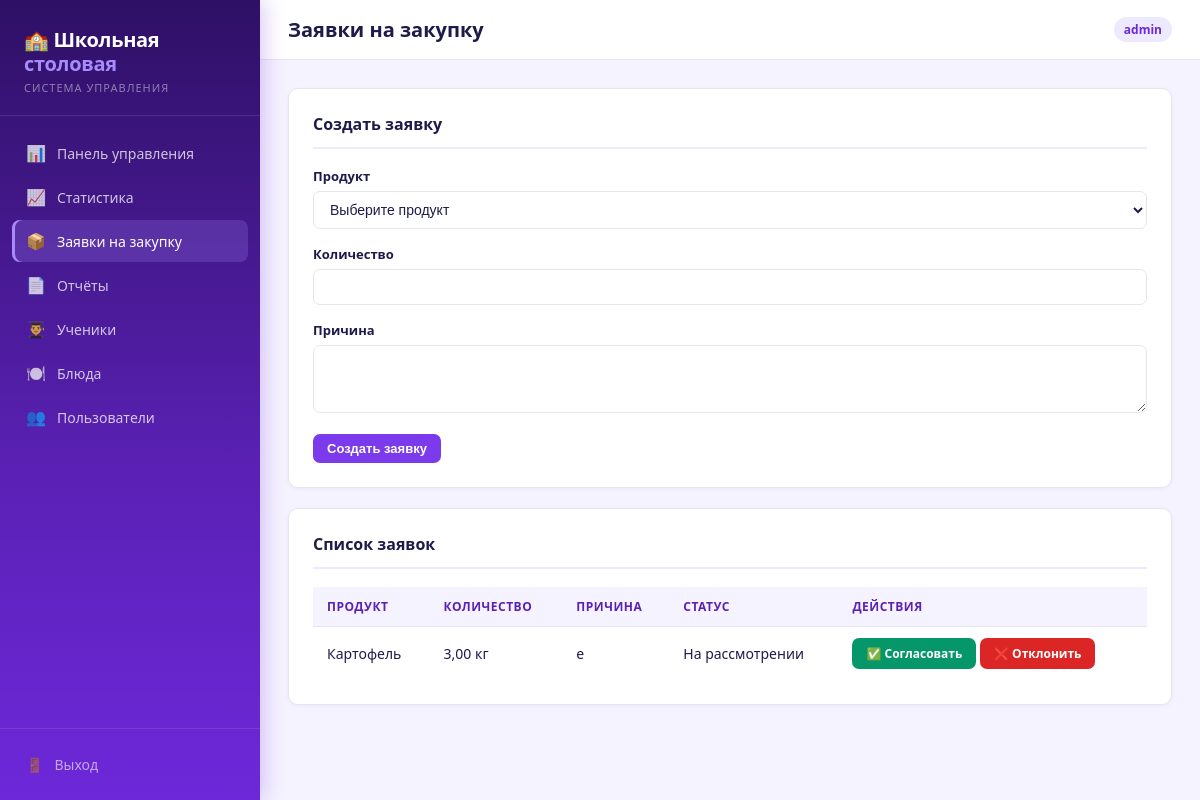
The page /purchase-requests/ (signed in) on the database its author committed.
### canteen/models.py (models this page shows, shortened)
class PurchaseRequest(models.Model):
    STATUS_CHOICES = [
        ('pending', 'На рассмотрении'),
        ('approved', 'Согласована'),
        ('rejected', 'Отклонена'),
        ('completed', 'Выполнена'),
    ]
    product = models.ForeignKey(Product, on_delete=models.CASCADE, verbose_name='Продукт')
    quantity = models.DecimalField('Количество', max_digits=10, decimal_places=2)
    reason = models.TextField('Причина закупки')
    status = models.CharField('Статус', max_length=20, choices=STATUS_CHOICES, default='pending')
    created_by = models.ForeignKey(User, on_delete=models.CASCADE, verbose_name='Кто создал', related_name='created_requests')
    approved_by = models.ForeignKey(User, on_delete=models.SET_NULL, null=True, blank=True, verbose_name='Кто согласовал', related_name='approved_requests')
    created_at = models.DateTimeField('Дата создания', auto_now_add=True)
    updated_at = models.DateTimeField('Дата обновления', auto_now=True)
    class Meta:
        verbose_name = 'Заявка на закупку'
        verbose_name_plural = 'Заявки на закупку'

class Product(models.Model):
    name = models.CharField('Название', max_length=200)
    unit = models.CharField('Единица измерения', max_length=20)
    quantity = models.DecimalField('Остаток', max_digits=10, decimal_places=2, default=0)
    min_quantity = models.DecimalField('Минимальный остаток', max_digits=10, decimal_places=2, default=10)
    class Meta:
        verbose_name = 'Продукт'
        verbose_name_plural = 'Продукты'

### canteen/views.py (the view, shortened to what this page needs)
# urls.py: path('purchase-requests/', views.admin_purchase_requests, name='admin_purchase_requests'),
@login_required
@user_passes_test(is_admin)
def admin_purchase_requests(request):
    requests = PurchaseRequest.objects.select_related('product', 'created_by', 'approved_by').all().order_by('-created_at')
    products = Product.objects.all()
    return render(request, 'canteen/admin/purchase_requests.html', {'requests': requests, 'products': products})

### canteen/views.py (called while the page is built)
def is_admin(user):
    return user.is_superuser or user.is_staff

### canteen/templates/canteen/admin/purchase_requests.html (shortened to what this page needs)
{% extends 'canteen/base.html' %}
{% block title %}Заявки на закупку{% endblock %}
{% block content %}
<div class="card">
    <h2>Создать заявку</h2>
    <form method="post">
        <div class="form-group">
            <label>Продукт</label>
            <select name="product_id" required>
                <option value="">Выберите продукт</option>
            </select>
        </div>
        <div class="form-group">
            <label>Количество</label>
            <input type="number" step="0.01" name="quantity" required>
        </div>
        <div class="form-group">
            <label>Причина</label>
            <textarea name="reason" rows="3" required></textarea>
        </div>
        <button type="submit" class="btn btn-primary">Создать заявку</button>
    </form>
</div>
<div class="card">
    <h2>Список заявок</h2>
    <table>
        <thead><tr><th>Продукт</th><th>Количество</th><th>Причина</th><th>Статус</th><th>Действия</th></tr></thead>
        <tbody>
            {% for req in requests %}
            <tr>
                <td>{{ req.product.name }}</td>
                <td>{{ req.quantity }} {{ req.product.unit }}</td>
                <td>{{ req.reason|truncatewords:5 }}</td>
                <td>{{ req.get_status_display }}</td>
                <td>
                    {% if req.status == 'pending' %}
                    <a href="/purchase-requests/{{ req.id }}/approve/" class="btn btn-success" style="font-size:12px">✅ Согласовать</a>
                    <a href="/purchase-requests/{{ req.id }}/reject/" class="btn btn-danger" style="font-size:12px">❌ Отклонить</a>
                    {% else %}
                    <span>Обработана</span>
                    {% endif %}
                </td>
            </tr>
            {% empty %}
            <tr><td colspan="5">Нет заявок</td></tr>
            {% endfor %}
        </tbody>
    </table>
</div>
{% endblock %}

### canteen/templates/canteen/base.html (shortened to what this page needs)
<!DOCTYPE html>
<html lang="ru">
<head>
</head>
<body>
    <aside class="sidebar">
        <div class="sidebar-brand">
            <div class="logo">🏫 Школьная<span> столовая</span></div>
            <div class="subtitle">Система управления</div>
        </div>
        <nav class="sidebar-nav">
            <a href="/dashboard/"  {% if request.path == '/dashboard/'         %}class="active"{% endif %}><span class="icon">📊</span>Панель управления</a>
            <a href="/statistics/" {% if request.path == '/statistics/'         %}class="active"{% endif %}><span class="icon">📈</span>Статистика</a>
            <a href="/purchase-requests/" {% if request.path == '/purchase-requests/' %}class="active"{% endif %}><span class="icon">📦</span>Заявки на закупку</a>
            <a href="/reports/"    {% if request.path == '/reports/'            %}class="active"{% endif %}><span class="icon">📄</span>Отчёты</a>
            <a href="/students/"   {% if request.path == '/students/'           %}class="active"{% endif %}><span class="icon">👨‍🎓</span>Ученики</a>
            <a href="/dishes/"     {% if request.path == '/dishes/'             %}class="active"{% endif %}><span class="icon">🍽️</span>Блюда</a>
            <a href="/users/"      {% if request.path == '/users/'              %}class="active"{% endif %}><span class="icon">👥</span>Пользователи</a>
        </nav>
        <div class="sidebar-footer">
            <a href="/logout/"><span class="icon">🚪</span>Выход</a>
        </div>
    </aside>
    <div class="main">
        <div class="topbar">
            <h1>{% block title %}Панель управления{% endblock %}</h1>
            {% if user.is_authenticated %}
            <span class="badge">{{ user.username }}</span>
            {% endif %}
        </div>
        <div class="page-content">
            {% block content %}{% endblock %}
        </div>
    </div>
</body>
</html>

### canteen/templates/canteen/base.html (style rules this page uses)
*, *::before, *::after { margin: 0; padding: 0; box-sizing: border-box; }
:root { --purple-950: #2e1065; --purple-900: #4a1d96; --purple-800: #5b21b6; --purple-700: #6d28d9; --purple-600: #7c3aed; --purple-500: #8b5cf6; --purple-400: #a78bfa; --purple-200: #ddd6fe; --purple-100: #ede9fe; --purple-50: #f5f3ff; --bg: #f5f3ff; --card-bg: #ffffff; --text: #1e1b4b; --text-muted: #6b7280; --border: #e5e7eb; --radius: 10px; --sidebar-w: 260px; }
body { font-family: 'Segoe UI', Arial, sans-serif; background: var(--bg); color: var(--text); min-height: 100vh; }
.sidebar { position: fixed; left: 0; top: 0; width: var(--sidebar-w); height: 100%; background: linear-gradient(180deg, var(--purple-950) 0%, var(--purple-800) 60%, var(--purple-700) 100%); display: flex; flex-direction: column; padding: 0; overflow: hidden; box-shadow: 4px 0 20px rgba(109,40,217,0.25); z-index: 100; }
.sidebar-brand { padding: 28px 24px 20px; border-bottom: 1px solid rgba(255,255,255,0.1); }
.sidebar-brand .logo { font-size: 20px; font-weight: 700; color: #fff; letter-spacing: -0.3px; line-height: 1.2; }
.sidebar-brand .logo span { color: var(--purple-400); }
.sidebar-brand .subtitle { font-size: 11px; color: rgba(255,255,255,0.45); margin-top: 4px; text-transform: uppercase; letter-spacing: 1px; }
.sidebar-nav { flex: 1; padding: 16px 12px; overflow-y: auto; }
.sidebar-nav a { display: flex; align-items: center; gap: 11px; color: rgba(255,255,255,0.75); text-decoration: none; padding: 10px 14px; border-radius: 8px; font-size: 14px; font-weight: 500; margin-bottom: 2px; transition: background .18s, color .18s; }
.sidebar-nav a.active { background: rgba(167,139,250,0.22); color: #fff; box-shadow: inset 3px 0 0 var(--purple-400); }
.sidebar-nav .icon { font-size: 16px; width: 20px; text-align: center; }
.sidebar-footer { padding: 16px 12px; border-top: 1px solid rgba(255,255,255,0.1); }
.sidebar-footer a { display: flex; align-items: center; gap: 11px; color: rgba(255,255,255,0.6); text-decoration: none; padding: 10px 14px; border-radius: 8px; font-size: 14px; font-weight: 500; transition: background .18s, color .18s; }
.main { margin-left: var(--sidebar-w); min-height: 100vh; display: flex; flex-direction: column; }
.topbar { background: var(--card-bg); border-bottom: 1px solid var(--border); padding: 16px 28px; display: flex; align-items: center; justify-content: space-between; position: sticky; top: 0; z-index: 10; }
.topbar h1 { font-size: 20px; font-weight: 700; color: var(--text); }
.topbar .badge { background: var(--purple-100); color: var(--purple-700); font-size: 12px; font-weight: 600; padding: 4px 10px; border-radius: 20px; }
.page-content { padding: 28px; flex: 1; }
.card { background: var(--card-bg); border: 1px solid var(--border); border-radius: var(--radius); padding: 24px; margin-bottom: 20px; box-shadow: 0 1px 4px rgba(109,40,217,0.06); }
.card h2 { font-size: 16px; font-weight: 700; color: var(--text); margin-bottom: 18px; padding-bottom: 12px; border-bottom: 2px solid var(--purple-100); }
table { width: 100%; border-collapse: collapse; font-size: 14px; }
th, td { padding: 11px 14px; text-align: left; border-bottom: 1px solid var(--border); }
th { background: var(--purple-50); color: var(--purple-800); font-weight: 600; font-size: 12px; text-transform: uppercase; letter-spacing: 0.5px; }
tbody tr:last-child td { border-bottom: none; }
.btn { display: inline-flex; align-items: center; gap: 6px; padding: 7px 14px; border: none; border-radius: 7px; cursor: pointer; font-size: 13px; font-weight: 600; text-decoration: none; transition: opacity .15s, transform .1s; }
.btn-primary { background: var(--purple-600); color: white; }
.btn-success { background: #059669; color: white; }
.btn-danger { background: #dc2626; color: white; }
.form-group { margin-bottom: 16px; }
.form-group label { display: block; margin-bottom: 6px; font-size: 13px; font-weight: 600; color: var(--text); }
.form-group input, .form-group select, .form-group textarea { width: 100%; padding: 9px 12px; border: 1.5px solid var(--border); border-radius: 7px; font-size: 14px; color: var(--text); background: #fff; transition: border-color .2s, box-shadow .2s; outline: none; }

### rows shown on the page
PurchaseRequest: product.name "Картофель", quantity "3,00", product.unit "кг", reason "e", status "На рассмотрении"

### other values the page prints
{{ user.username }} "admin"
